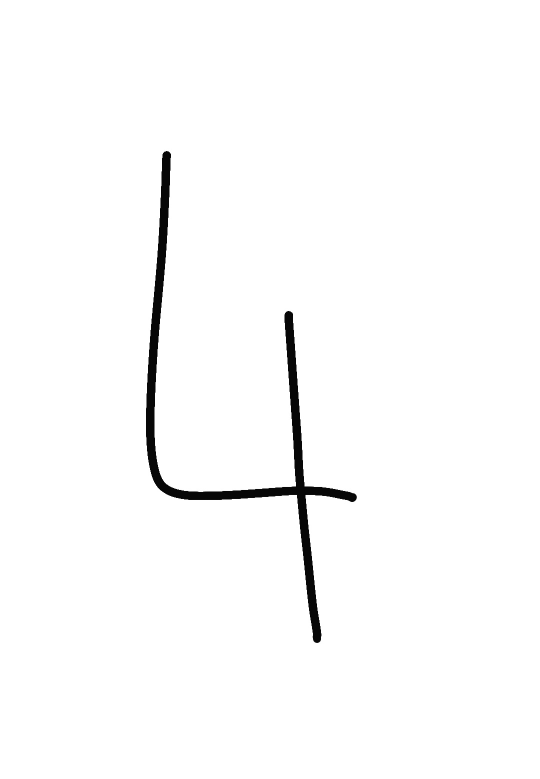
#> input picture data/imagens_proprias/CaligrafiaDigital.jpg, 1080 x 1558 px (shown at 1/2 size)
$ python -i inference.py   (imports and definitions only)
#> lines starting #> are read from the running program, lines starting #| are printed output that depends on the picture; after the words box and inside, x2 and y2 are one past the last pixel; in counts of white or black regions, pixels touching at a corner belong together
from PIL import Image
import numpy as np

from scipy.ndimage import (
    gaussian_filter,
    binary_closing,
    label,
    center_of_mass,
    shift
)


def preprocessar_imagem_propria(caminho_imagem):
    """
    Prepara uma imagem externa para classificação pelo modelo MNIST.

    Etapas:
    1. Conversão para escala de cinza.
    2. Detecção automática da polaridade do fundo.
    3. Correção de iluminação por contraste local.
    4. Segmentação do dígito.
    5. Remoção de pequenos ruídos.
    6. Bounding box.
    7. Redimensionamento proporcional.
    8. Centralização pelo centro de massa.
    9. Normalização para [0, 1].
    """

    # ---------------------------------------------------------
    # 1. Carregamento em escala de cinza
    # ---------------------------------------------------------

    imagem = Image.open(caminho_imagem).convert("L")
    imagem_np = np.asarray(imagem, dtype=np.float32)

    altura, largura = imagem_np.shape
#> altura = 1558; largura = 1080

    # ---------------------------------------------------------
    # 2. Detecta se o fundo predominante é claro ou escuro
    #    utilizando as bordas da imagem
    # ---------------------------------------------------------

    borda = np.concatenate([
        imagem_np[0, :],
        imagem_np[-1, :],
        imagem_np[:, 0],
        imagem_np[:, -1]
    ])
#> borda = 5276 values from 255 to 255

    fundo_claro = np.median(borda) > 127
#> fundo_claro = True

    # ---------------------------------------------------------
    # 3. Estima localmente o fundo/iluminação
    # ---------------------------------------------------------

    sigma = max(5, min(altura, largura) * 0.03)
#> sigma = 32.4

    fundo_estimado = gaussian_filter(
        imagem_np,
        sigma=sigma
    )
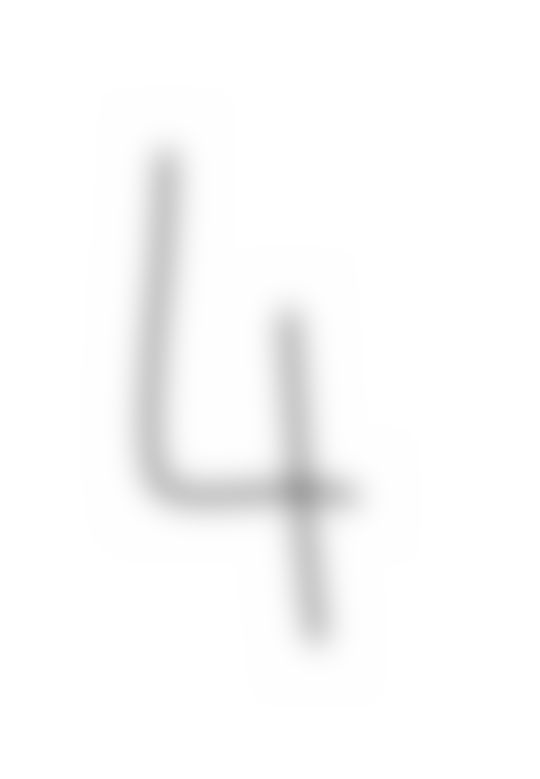
#> fundo_estimado: shape (1558, 1080) float32 (shown at 1/2 size); min 163.5, max 255, mean 250.7

    # Fundo claro + traço escuro
    if fundo_claro:
        contraste = fundo_estimado - imagem_np
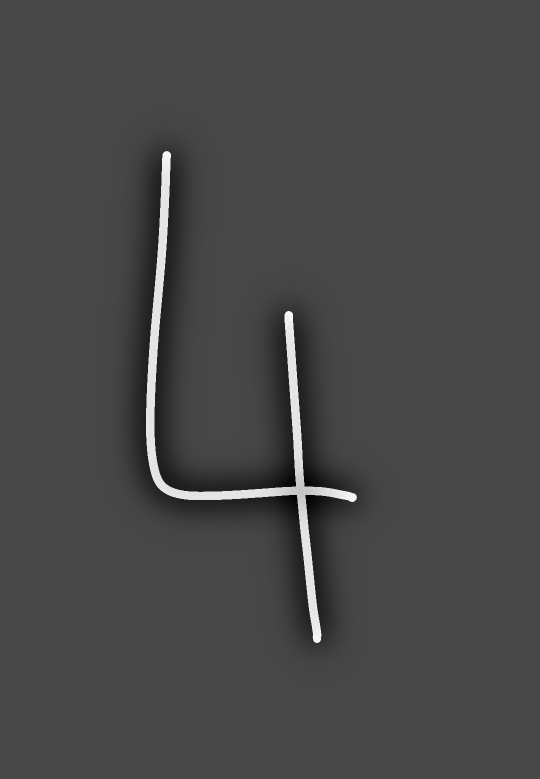
#> contraste: shape (1558, 1080) float32 (shown at 1/2 size); min -88.81, max 229.5, mean 0; drawn with min black and max white

    # Fundo escuro + traço claro
    else:
        contraste = imagem_np - fundo_estimado

    contraste = np.clip(
        contraste,
        0,
        None
    )
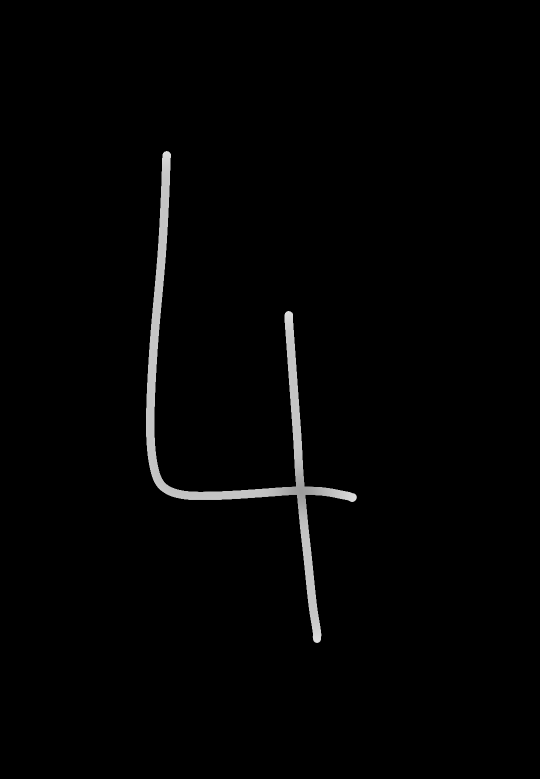
#> contraste: shape (1558, 1080) float32 (shown at 1/2 size); min 0, max 229.5, mean 3.4

    # ---------------------------------------------------------
    # 4. Normaliza o contraste sem depender de um único
    #    pixel extremamente claro
    # ---------------------------------------------------------

    referencia = np.percentile(
        contraste,
        99
    )
#> referencia = 196.9

    if referencia <= 0:
        raise ValueError(
            "Não foi possível identificar o dígito na imagem."
        )

    contraste = np.clip(
        contraste / referencia * 255,
        0,
        255
    ).astype(np.uint8)

    # ---------------------------------------------------------
    # 5. Segmentação do traço
    # ---------------------------------------------------------

    mascara = contraste > 25
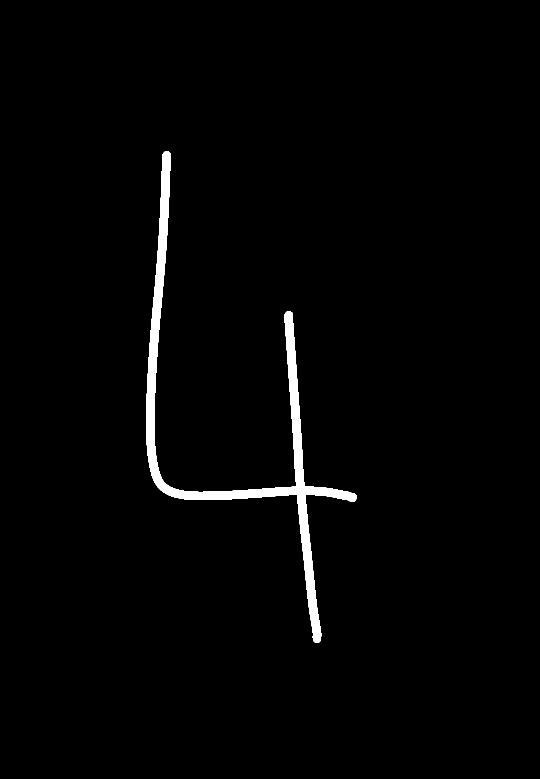
#> mascara: shape (1558, 1080) bool (shown at 1/2 size); 1.7% white; 1 white region, box (x1, y1, x2, y2) and area: (292, 302, 714, 1286) 29058

    # Fecha pequenas falhas existentes dentro dos traços
    mascara = binary_closing(
        mascara,
        structure=np.ones((3, 3)),
        iterations=2
    )

    if not np.any(mascara):
        raise ValueError(
            "Nenhum dígito foi detectado na imagem."
        )

    # ---------------------------------------------------------
    # 6. Remove somente componentes muito pequenos
    # ---------------------------------------------------------

    componentes, quantidade = label(mascara)
#> quantidade = 1

    if quantidade == 0:
        raise ValueError(
            "Nenhum componente válido foi detectado."
        )

    tamanhos = np.bincount(
        componentes.ravel()
    )
#> tamanhos = [1653582, 29058]

    tamanhos[0] = 0

    maior_tamanho = tamanhos.max()
#> maior_tamanho = 29058

    # Componentes relevantes do desenho
    limite = max(
        10,
        maior_tamanho * 0.02
    )
#> limite = 581.2

    componentes_validos = np.where(
        tamanhos >= limite
    )[0]
#> componentes_validos = [1]

    mascara_final = np.isin(
        componentes,
        componentes_validos
    )

    # ---------------------------------------------------------
    # 7. Calcula o bounding box envolvendo o dígito
    # ---------------------------------------------------------

    linhas, colunas = np.where(
        mascara_final
    )

    topo = linhas.min()
#> topo = 302
    base = linhas.max() + 1
#> base = 1286
    esquerda = colunas.min()
#> esquerda = 292
    direita = colunas.max() + 1
#> direita = 714

    # Pequena margem ao redor do dígito
    margem_y = max(
        2,
        int((base - topo) * 0.05)
    )
#> margem_y = 49

    margem_x = max(
        2,
        int((direita - esquerda) * 0.05)
    )
#> margem_x = 21

    topo = max(
        0,
        topo - margem_y
    )
#> topo = 253

    base = min(
        altura,
        base + margem_y
    )
#> base = 1335

    esquerda = max(
        0,
        esquerda - margem_x
    )
#> esquerda = 271

    direita = min(
        largura,
        direita + margem_x
    )
#> direita = 735

    # ---------------------------------------------------------
    # 8. Mantém a intensidade dos traços e remove o fundo
    # ---------------------------------------------------------

    imagem_limpa = np.zeros_like(
        contraste
    )

    imagem_limpa[mascara_final] = (
        contraste[mascara_final]
    )

    recorte = imagem_limpa[
        topo:base,
        esquerda:direita
    ]
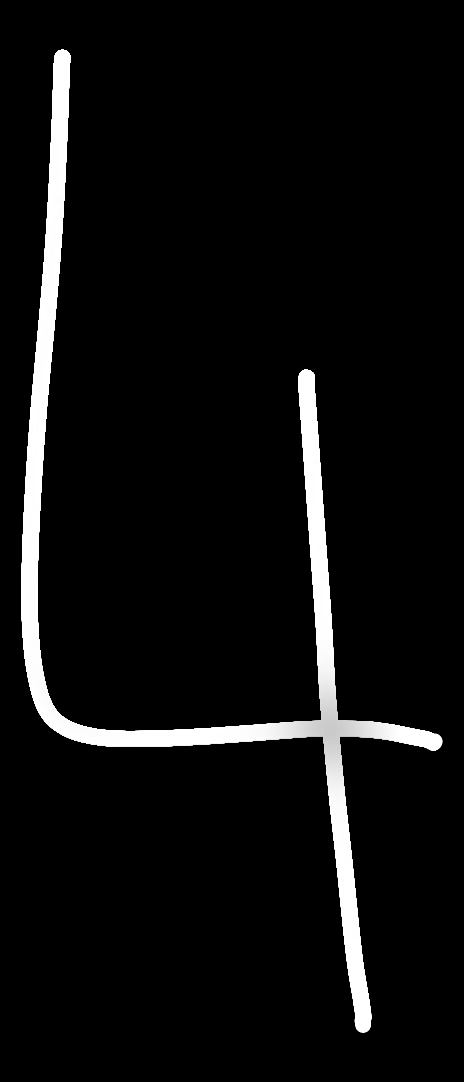
#> recorte: shape (1082, 464); min 0, max 255, mean 14.4

    # ---------------------------------------------------------
    # 9. Redimensiona mantendo a proporção
    #    O MNIST utiliza o dígito dentro de aproximadamente
    #    20x20 pixels em uma tela 28x28
    # ---------------------------------------------------------

    imagem_recortada = Image.fromarray(
        recorte
    )

    imagem_recortada.thumbnail(
        (20, 20),
        Image.Resampling.LANCZOS
    )

    canvas = Image.new(
        "L",
        (28, 28),
        0
    )
#> canvas: PIL image 28x28 L; every value is 0

    deslocamento_x = (
        28 - imagem_recortada.width
    ) // 2
#> deslocamento_x = 9

    deslocamento_y = (
        28 - imagem_recortada.height
    ) // 2
#> deslocamento_y = 4

    canvas.paste(
        imagem_recortada,
        (
            deslocamento_x,
            deslocamento_y
        )
    )
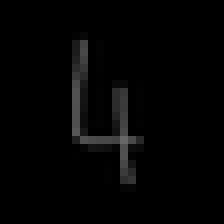
#> canvas: PIL image 28x28 L (shown 8 times larger); min 0, max 103, mean 3.8

    # ---------------------------------------------------------
    # 10. Centralização pelo centro de massa
    # ---------------------------------------------------------

    canvas_np = np.asarray(
        canvas,
        dtype=np.float32
    )

    centro_y, centro_x = center_of_mass(
        canvas_np
    )
#> centro_y = 14.12; centro_x = 12.26

    if np.isfinite(centro_x) and np.isfinite(centro_y):

        ajuste_x = 13.5 - centro_x
#> ajuste_x = 1.24
        ajuste_y = 13.5 - centro_y
#> ajuste_y = -0.622

        canvas_np = shift(
            canvas_np,
            shift=(
                ajuste_y,
                ajuste_x
            ),
            order=1,
            mode="constant",
            cval=0
        )

    # ---------------------------------------------------------
    # 11. Normalização para [0, 1]
    # ---------------------------------------------------------

    imagem_final = np.clip(
        canvas_np,
        0,
        255
    ).astype("float32") / 255.0
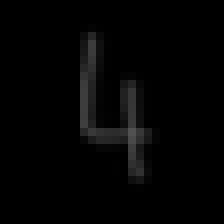
#> imagem_final: shape (28, 28) float32 (shown 8 times larger); min 0, max 0.32, mean 0.0151

    return imagem_final

>>> result = preprocessar_imagem_propria('../data/imagens_proprias/CaligrafiaDigital.jpg')
